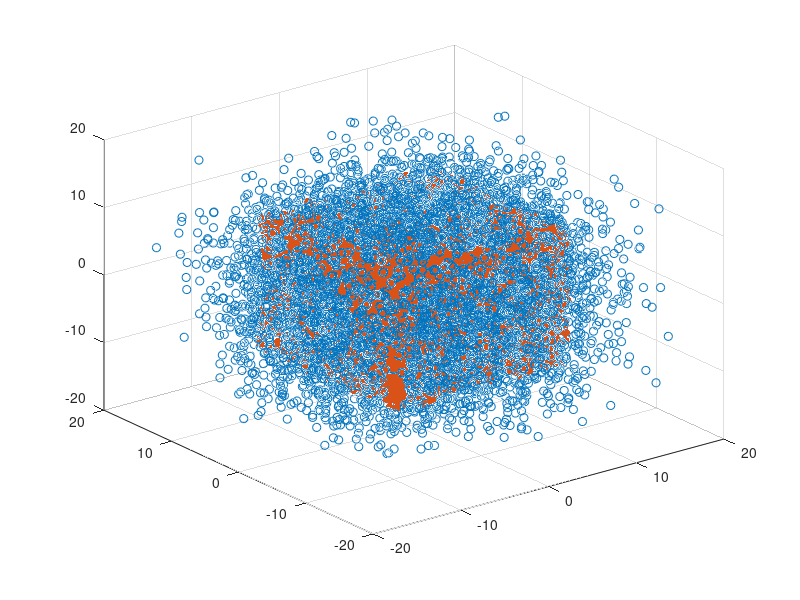

Here is the MATLAB script that generated this plot:
N =10000
D = 3
Min = -10;
Max = 10;
k=10

Di=5
%%Generar N números de forma aleatoria en dos dimensiones...
Population = Min + rand(N, D)*(Max-Min);
I1 = randi(N, N,1)
I2 = randi(N, N,1)
%while()    
%randi(N, k)
%end

New = Population + 0.5*( Population(I1,:)  - Population(I2,:) )

% scatter(New(:,1), New(:,2));
% hold on
% scatter(Population(:,1), Population(:,2), 'filled');

scatter3(New(:,1), New(:,2), New(:,3));
hold on
scatter3(Population(:,1), Population(:,2), Population(:,3), 'filled');
